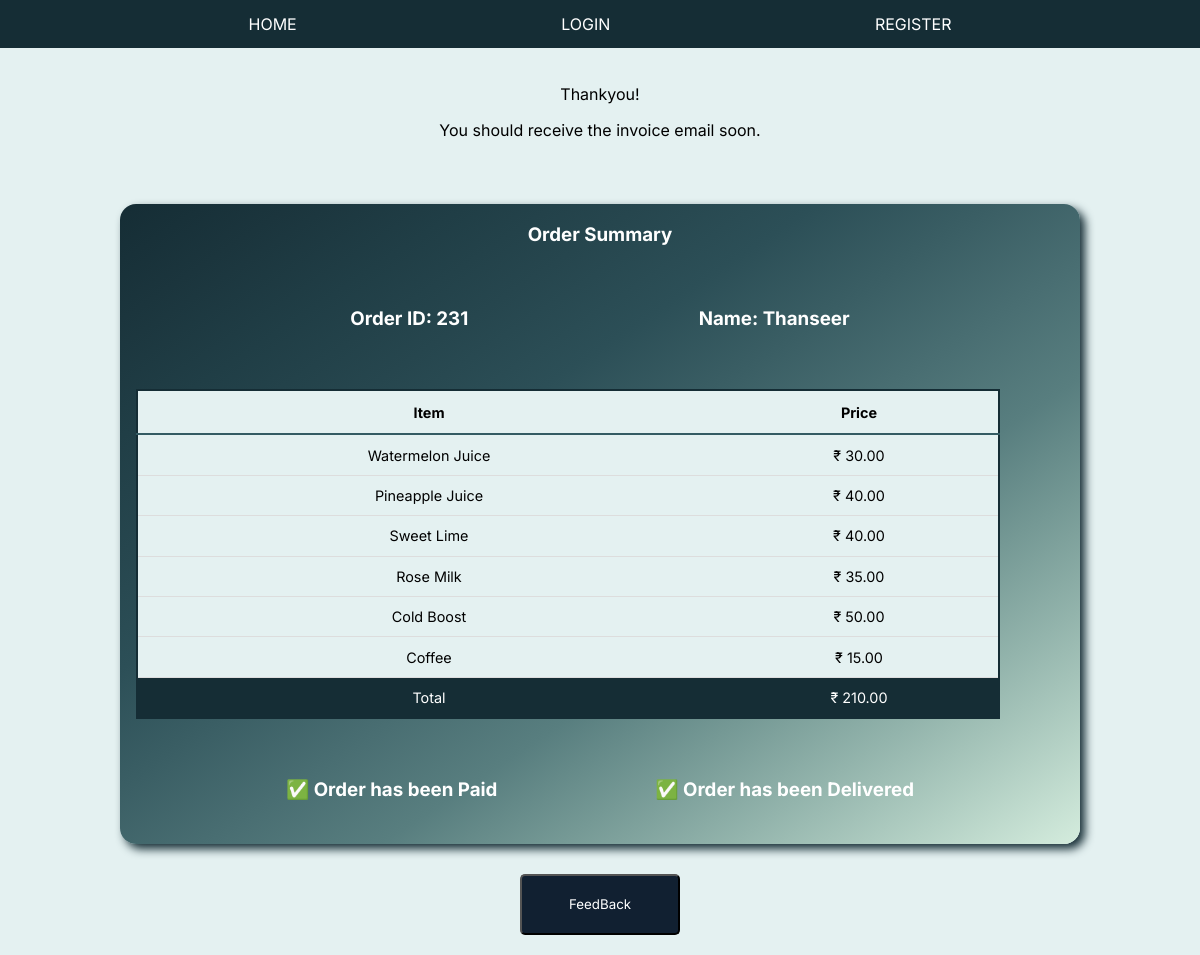
The page /rorders/231/ on the database its author committed.
### rishabs/models.py (models this page shows, shortened)
class OrderModel(models.Model):
    created_on = models.DateTimeField(auto_now_add=True)
    price = models.DecimalField(max_digits=7, decimal_places=2)
    items = models.ManyToManyField('MenuItem', related_name='order', blank=True)
    order_user = models.ForeignKey(User, related_name='userinfo',on_delete=models.CASCADE)
    is_paid = models.BooleanField(default=False)
    is_delivered = models.BooleanField(default=False)
    feedback = models.CharField(max_length=100,default="")

class User(AbstractUser):
    phone_number = models.CharField(max_length=12, unique=True)
    is_phone_verified = models.BooleanField(default=False)
    otp = models.CharField(max_length=6)
    USERNAME_FIELD = 'phone_number'
    REQUIRED_FIELDS = []
    objects = UserManager()

class MenuItem(models.Model):
    name = models.CharField(max_length=100)
    description = models.TextField()
    image = models.ImageField(upload_to='menu_images/')
    price = models.DecimalField(max_digits=5, decimal_places=2)
    category = models.ManyToManyField('Category', related_name='item')

### rishabs/views.py (the view, shortened to what this page needs)
# urls.py: path('rorders/<int:pk>/', views.rorder_details, name="rorder_details"),
def rorder_details(request,pk):
    if request.method == "POST":
        order = OrderModel.objects.get(pk=pk)
        order.delete()
        juice = MenuItem.objects.filter(category__name__contains='juice')
        hot_drinks = MenuItem.objects.filter(category__name__contains='hot_drinks')
        snacks = MenuItem.objects.filter(category__name__contains='snacks')
        context = {
            'juice': juice,
            'hot_drinks': hot_drinks,
            'snacks': snacks,
            'message':'Order has been cancelled!'
        }
        return render(request, 'rishabs/order.html', context)
    else:
        check = OrderModel.objects.filter(pk=pk)
        if len(check)>0:
            order = OrderModel.objects.get(pk=pk)
        context = {
            'order':order
        }
        return render(request, 'rishabs/rorder_details.html',context)

### rishabs/templates/rishabs/rorder_details.html (shortened to what this page needs)
{% extends 'rishabs/layout2.html' %}
{% block content %}
{% if order.is_delivered %}
    <div>
        <br>
        <p>Thankyou!</p>
        <p>You should receive the invoice email soon.</p>
    </div>
{% endif %}
<div class="order-details">
    <div>
        <h3>Order Summary</h3>
    </div>
    <div class="orderid-name">
        <div>
            <h3>Order ID: {{order.id}}</h3>
        </div>
        <div>
            <h3>Name: {{order.order_user.username}}</h3>
        </div>
    </div>
    <div class="order-details-div">
        <table class="styled-table1">
            <thead>
                <th>Item</th>
                <th>Price</th>
            </thead>
            <tbody>
                {% for item in order.items.all %}
                <tr>
                    <td>{{ item.name }}</td>
                    <td>&#x20b9; {{ item.price }}</td>
                </tr>
                {% endfor %}
                <tr id="order-total">
                    <td>Total</td>
                    <td>&#x20b9; {{ order.price }}</td>
                </tr>
            </tbody>
        </table>
    </div>
    <div class="order-footer">
        {% if order.is_paid %}
            <div class="order-footer-l">
                <h3>&#x2705; Order has been Paid</h3>
            </div>
            <div class="order-footer-r">
                {% if order.is_delivered %}
                    <h3>&#x2705; Order has been Delivered</h3>
                {% else %}
                    <h3>&#10060; Order is being Prepared</h3>
                {% endif %}
            </div>
        {% else %}
            <div class="order-footer-l"></div>
                <div class="loader">Waiting for Payment</div>
            </div>
        {% endif %}
    </div>
</div>
{% if order.is_delivered %}
    <div>
        <form action="{% url 'feedback' %}" method="GET">
            <div  class="feedback">
                <button class="button3" type="submit">FeedBack</button>
            </div>
        </form>
    </div>
{% endif %}
{% endblock %}

### rishabs/static/css/new.css (style rules this page uses)
* { font-family: "Inter"; }
body { margin: 0px; background-color: #e4f1f1; }
#order-total { background-color: #152D35; color: white; text-align: center; }

### rishabs/static/css/rdash.css (style rules this page uses)
* { font-family: "Inter"; }
.order-details { background-image: linear-gradient(to left top, #d4ecdd, #b3d0c4, #93b4ac, #759995, #587e7f, #496e72, #3a5e64, #2c4f57, #26464e, #203e46, #1b353d, #152d35); margin-top: 3rem; width: 80%; align-self: center; color: white; border-radius: 1rem; box-shadow: 5px 5px 10px #152D35; align-content: center; align-items: center; }
.orderid-name { padding-block: 1.5rem; display: flex; flex-direction: row; justify-content: space-evenly; }
.styled-table1 { border-collapse: collapse; font-size: 0.9em; width: 90%; background-color: #e4f1f1; color: black; margin: 1rem; border: 2px solid #152D35; }
.styled-table1 thead th { color: black; text-align: center; padding-block:0.8rem; border-bottom: 2px solid #345B63; }
.styled-table1 td { padding-block: 0.7rem; }
.styled-table1 tbody tr { border-bottom: 1px solid #dddddd; }
.order-footer { display: flex; flex-direction: row; justify-content: space-evenly; padding: 1rem; }
.order-footer-l,.order-footer-r { padding: 0.5rem; }
.order-footer-r { justify-content: center; }
.button3 { width: 10rem; padding: 0.5rem; padding-block: 1.3rem; border-radius: 5px; background-color: #112031; color: white; margin-top: -10px; }
.feedback { margin-top: 2.5rem; }

### rows shown on the page
OrderModel: id "231", order_user.username "Thanseer", price "210.00"
MenuItem: name "Watermelon Juice", price "30.00"
MenuItem: name "Pineapple Juice", price "40.00"
MenuItem: name "Sweet Lime", price "40.00"
MenuItem: name "Rose Milk", price "35.00"
MenuItem: name "Cold Boost", price "50.00"
MenuItem: name "Coffee", price "15.00"
